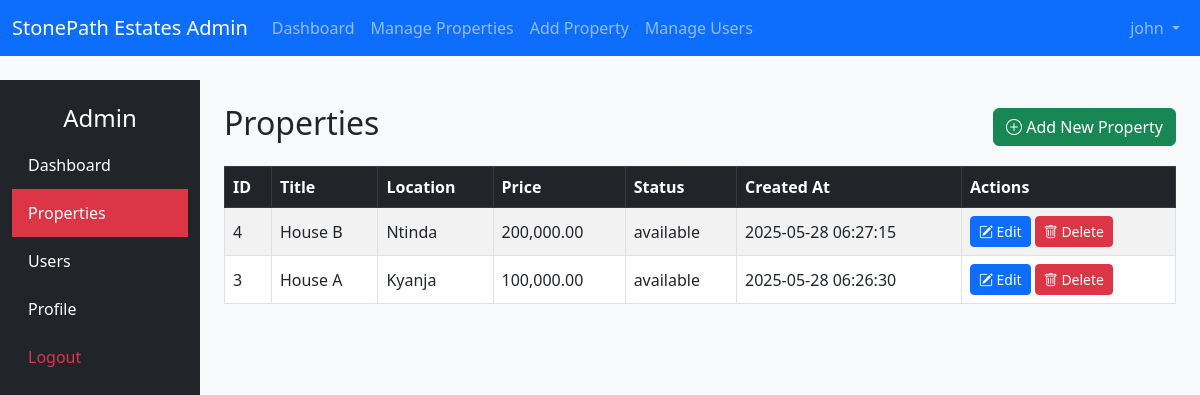
/admin/properties.php (signed in), run on the app's committed database.
### tables this page shows
CREATE TABLE `properties` (
  `id` int(11) NOT NULL,
  `title` varchar(255) NOT NULL,
  `description` text DEFAULT NULL,
  `category` varchar(50) NOT NULL,
  `preview_image` varchar(255) DEFAULT NULL,
  `price` decimal(12,2) NOT NULL,
  `location` varchar(255) NOT NULL,
  `status` enum('available','rented','sold') DEFAULT 'available',
  `image` varchar(255) DEFAULT NULL,
  `created_at` timestamp NOT NULL DEFAULT current_timestamp()
);

### admin/properties.php (the view, shortened to what this page needs)
<?php
require_once __DIR__ . '/includes/connect.php';
try {
    $stmt = $pdo->query("SELECT * FROM properties ORDER BY created_at DESC");
    $properties = $stmt->fetchAll();
} catch (PDOException $e) {
    die("Error fetching properties: " . $e->getMessage());
}
?>
<!DOCTYPE html>
<html lang="en">
<head>
    <link href="https://cdn.jsdelivr.net/npm/bootstrap@5.3.0/dist/css/bootstrap.min.css" rel="stylesheet" />
    <link href="https://cdn.jsdelivr.net/npm/bootstrap-icons@1.10.5/font/bootstrap-icons.css" rel="stylesheet" />
</head>
<body>
<?php include 'includes/header.php'; ?>
<div class="container-fluid">
    <div class="row">
        <nav class="col-md-2 d-none d-md-block bg-dark sidebar">
            <div class="pt-4">
                <h4 class="text-center text-white">Admin</h4>
                <a href="dashboard.php" class="list-group-item list-group-item-action text-white">Dashboard</a>
                <a href="properties.php" class="list-group-item list-group-item-action active">Properties</a>
                <a href="users.php" class="list-group-item list-group-item-action text-white">Users</a>
                <a href="profile.php" class="list-group-item list-group-item-action text-white">Profile</a>
                <a href="logout.php" class="list-group-item list-group-item-action text-danger">Logout</a>
            </div>
        </nav>
        <main class="col-md-10 ms-sm-auto px-4 py-4">
            <div class="d-flex justify-content-between align-items-center mb-3">
                <h2>Properties</h2>
                <a href="add_property.php" class="btn btn-success">
                    <i class="bi bi-plus-circle"></i> Add New Property
                </a>
            </div>
            <?php if (empty($properties)): ?>
                <div class="alert alert-info">No properties found. Click "Add New Property" to create one.</div>
            <?php else: ?>
                <div class="table-responsive">
                    <table class="table table-striped table-bordered align-middle">
                        <thead class="table-dark">
                            <tr>
                                <th>ID</th>
                                <th>Title</th>
                                <th>Location</th>
                                <th>Price</th>
                                <th>Status</th>
                                <th>Created At</th>
                                <th>Actions</th>
                            </tr>
                        </thead>
                        <tbody>
                            <?php foreach ($properties as $property): ?>
                            <tr>
                                <td><?= htmlspecialchars($property['id']) ?></td>
                                <td><?= htmlspecialchars($property['title']) ?></td>
                                <td><?= htmlspecialchars($property['location']) ?></td>
                                <td><?= htmlspecialchars(number_format($property['price'], 2)) ?></td>
                                <td><?= htmlspecialchars($property['status']) ?></td>
                                <td><?= htmlspecialchars($property['created_at']) ?></td>
                                <td>
                                    <a href="edit_property.php?id=<?= $property['id'] ?>" class="btn btn-primary btn-sm">
                                        <i class="bi bi-pencil-square"></i> Edit
                                    </a>
                                    <a href="delete_property.php?id=<?= $property['id'] ?>" class="btn btn-danger btn-sm" onclick="return confirm('Are you sure you want to delete this property?');">
                                        <i class="bi bi-trash"></i> Delete
                                    </a>
                                </td>
                            </tr>
                            <?php endforeach; ?>
                        </tbody>
                    </table>
                </div>
            <?php endif; ?>
        </main>
    </div>
</div>
<?php include 'includes/footer.php'; ?>
</body>
</html>

### admin/includes/header.php (style rules this page uses)
body { min-height: 100vh; background-color: #f8f9fa; }
.sidebar { min-height: 100vh; background-color: #343a40; }
.sidebar a { color: #ffffff; display: block; padding: 0.75rem 1rem; text-decoration: none; }
.sidebar a:hover, .sidebar .active { background-color: #dc3545; color: white; }

### data on the page
properties: id "4", title "House B", location "Ntinda", price "200,000.00", status "available", created_at "2025-05-28 06:27:15"
properties: id "3", title "House A", location "Kyanja", price "100,000.00", status "available", created_at "2025-05-28 06:26:30"

### other printed values
$_SESSION['admin_username'] "john"
